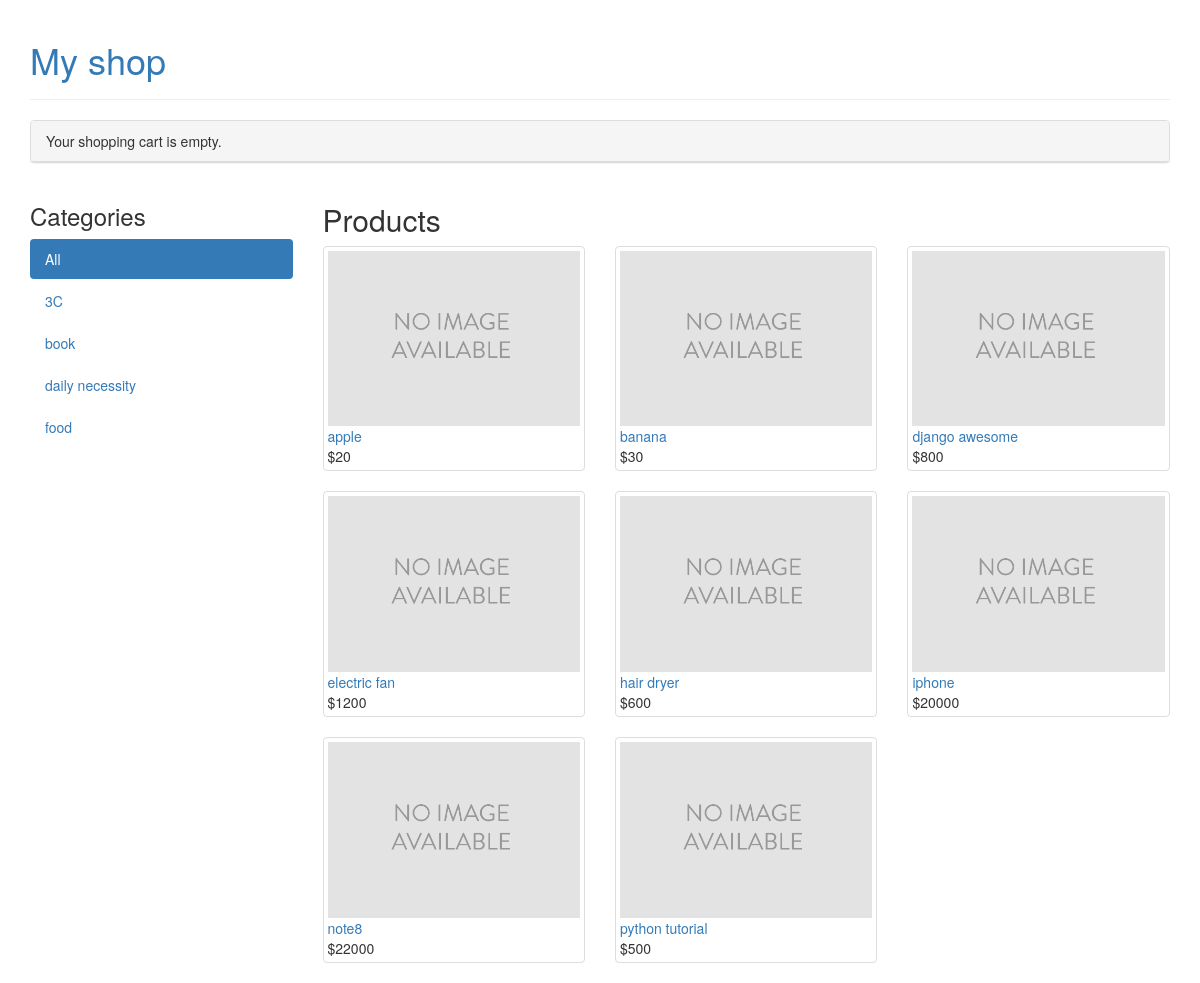
The page / on the database its author committed.
### shop/models.py (models this page shows, shortened)
class Category(models.Model):
    name = models.CharField(max_length=200,
                            db_index=True)
    slug = models.SlugField(max_length=200,
                            db_index=True,
                            unique=True)
    class Meta:
        ordering = ('name',)
        verbose_name = 'category'
        verbose_name_plural = 'categories'
    def get_absolute_url(self):
        r = reverse('shop:product_list_by_category',
                       args=[self.slug])
        print ("### cat r" , r)
        return reverse('shop:product_list_by_category',
                       args=[self.slug])

class Product(models.Model):
    category = models.ForeignKey(Category, on_delete=models.DO_NOTHING,
                                 related_name='products')
    name = models.CharField(max_length=200, db_index=True)
    slug = models.SlugField(max_length=200, db_index=True)
    image = models.ImageField(upload_to='products/%Y/%m/%d',
                              blank=True)
    description = models.TextField(blank=True)
    price = models.DecimalField(max_digits=10, decimal_places=0)
    stock = models.PositiveIntegerField()
    available = models.BooleanField(default=True)
    created = models.DateTimeField(auto_now_add=True)
    updated = models.DateTimeField(auto_now=True)
    class Meta:
        ordering = ('name',)
        index_together = (('id', 'slug'),)
    def get_absolute_url(self):
        r = reverse('shop:product_detail',
                       args=[self.id, self.slug])
        print ("### prod r" , r)
        return reverse('shop:product_detail',
                       args=[self.id, self.slug])

### shop/views.py (the view)
# urls.py: re_path(r'^$', views.product_list,
def product_list(request, category_slug=None):
    category = None
    categories = Category.objects.all()
    products = Product.objects.filter(available=True)
    if category_slug:
        category = get_object_or_404(Category, slug=category_slug)
        products = products.filter(category=category)
    return render(request,
                  'shop/product/list.html',
                  {'category': category,
                   'categories': categories,
                   'products': products})

### cart/cart.py (called while the page is built)
    def __len__(self):
        return sum(item['quantity'] for item in self.cart.values())

### cart/context_processors.py (called while the page is built)
def cart(request):
        return {'cart': Cart(request)}

### shop/templates/shop/product/list.html (shortened to what this page needs)
{% extends "shop/base.html" %}
{% load static %}
{% block content %}
    <div class="row">
        <div class="col-md-3">
            <h3>Categories</h3>
            <ul class="nav nav-pills nav-stacked">
                <li {% if not category %}class="active"{% endif %}>
                    <a href="{% url "shop:product_list" %}">All</a></li>
                {% for c in categories %}
                    <li {% if category.slug == c.slug %}class="active"{% endif %}>
                        <a href="{{ c.get_absolute_url }}">{{ c.name }}</a>
                    </li>
                {% endfor %}
            </ul>
        </div>
        <div class="col-md-9">
            <h2>{% if category %}{{ category.name }}{% else %}Products{% endif %}</h2>
            <div class="row">
                {% for product in products %}
                    <div class="col-md-4">
                        <div class="thumbnail">
                            <a href="{{ product.get_absolute_url }}">
                                <img src="{% if product.image %}{{ product.image.url }}
                                          {% else %}{% static "img/no_image.png" %} {% endif %}">
                            </a>
                            <a href="{{ product.get_absolute_url }}">{{ product.name }}</a><br>
                            ${{ product.price }}
                        </div>
                    </div>
                {% endfor %}
            </div>
        </div>
    </div>
{% endblock %}

### shop/templates/shop/base.html (shortened to what this page needs)
{% load static %}
{% load bootstrap3 %}
<!DOCTYPE html>
<html>
<head>
    <link href="https://netdna.bootstrapcdn.com/font-awesome/4.7.0/css/font-awesome.min.css" rel="stylesheet">
    {% bootstrap_css %}
</head>
<body>
<div class="container">
    <div class="page-header">
        <a href="/"><h1>My shop</h1></a>
    </div>
    <div class="panel panel-default">
        <div class="panel-heading">
            {% with total_items=cart|length %}
                {% if cart|length > 0 %}
                    Your cart:
                    <a href="{% url "cart:cart_detail" %}">
                        {{ total_items }} item{{ total_items|pluralize }},
                        ${{ cart.get_total_price }}
                    </a>
                {% else %}
                    Your shopping cart is empty.
                {% endif %}
            {% endwith %}
        </div>
    </div>
    {% block content %}
    {% endblock %}
</div>
</body>
</html>

### rows shown on the page
Category: name "3C"
Category: name "book"
Category: name "daily necessity"
Category: name "food"
Product: name "apple", price "20"
Product: name "banana", price "30"
Product: name "django awesome", price "800"
Product: name "electric fan", price "1200"
Product: name "hair dryer", price "600"
Product: name "iphone", price "20000"
Product: name "note8", price "22000"
Product: name "python tutorial", price "500"
